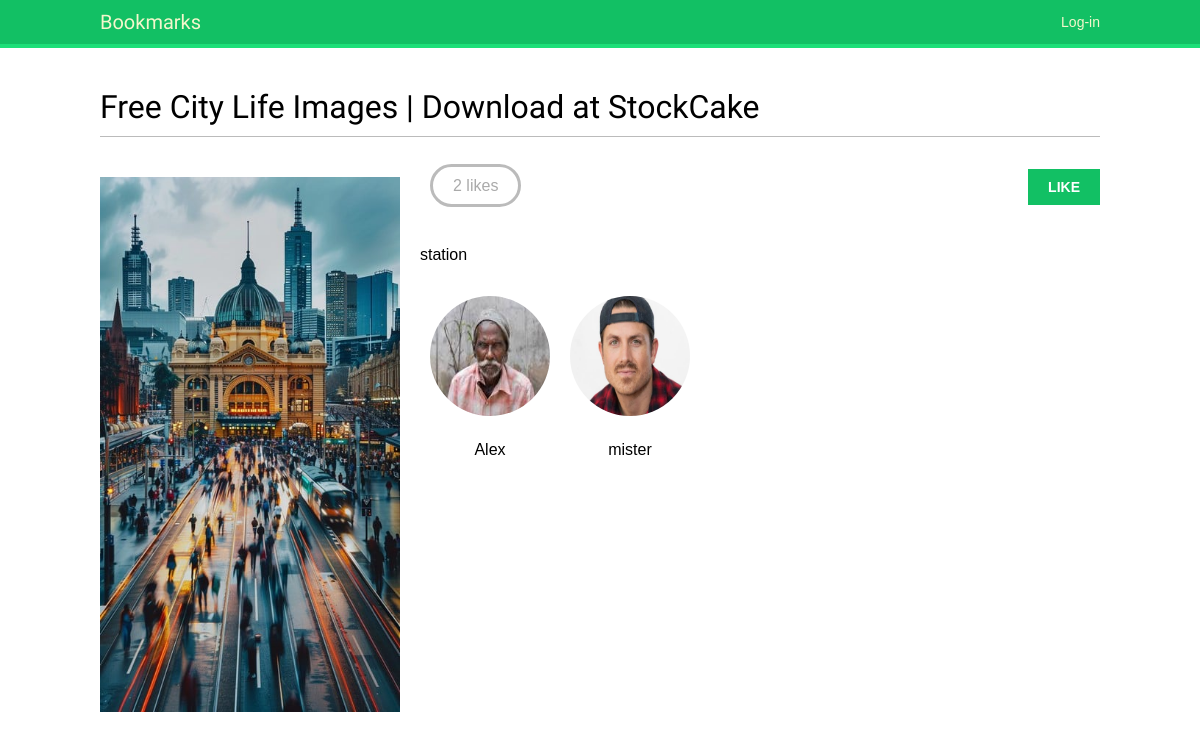
/images/detail/17/free-city-life-images-download-at-stockcake/, run on the app's committed database.
### images/models.py (models this page shows, shortened)
class Image(m.Model):
    user = m.ForeignKey(
        settings.AUTH_USER_MODEL,
        related_name="images_created",
        on_delete=m.CASCADE
    )
    title = m.CharField(max_length=200)
    slug = m.SlugField(max_length=200)
    url = m.URLField(max_length=2000)
    image = m.ImageField(upload_to="images/%Y/%m/%d/")
    description = m.TextField(blank=True)
    created = m.DateField(auto_now_add=True)
    users_like = m.ManyToManyField(settings.AUTH_USER_MODEL,
                                   related_name='images_liked',
                                   blank=True)
    class Meta:
        indexes = [m.Index(fields=["-created"])]
        ordering = ["-created"]

### account/models.py (models this page shows, shortened)
class Profile(models.Model):
    user = models.OneToOneField(settings.AUTH_USER_MODEL, on_delete=models.CASCADE)
    date_of_birth = models.DateField(blank=True, null=True)
    photo = models.ImageField(upload_to="users/%Y/%m/%d/", blank=True)

### images/views.py (the view)
# urls.py: path('detail/<int:id>/<slug:slug>/', views.image_detail, name='detail'),
def image_detail(request, id, slug):
    image = get_object_or_404(Image, id=id, slug=slug)
    return render(request,
                  'images/image/detail.html',
                  {'section': 'images',
                   'image': image})

### images/templates/images/image/detail.html (shortened to what this page needs)
{% extends "base.html" %}
{% block content %}
  <h1>{{ image.title }}</h1>
  {% load thumbnail %}
  <a href="{{ image.image.url }}">
    <img src="{% thumbnail image.image 200x0 %}" class="image-detail" alt="image">
  </a>
  {% with total_likes=image.users_like.count users_like=image.users_like.all %}
    <div class="image-info">
      <div>
        <span class="count">
          <span class="total">{{ total_likes }}</span>
          like{{ total_likes|pluralize }}
        </span>
        <a href="#" data-id="{{ image.id }}" data-action="{% if request.user in users_like %}un{% endif %}like"
        class="like button">
          {% if request.user not in users_like %}
            Like
          {% else %}
            Unlike
          {% endif %}
        </a>
      </div>
      {{ image.description|linebreaks }}
    </div>
    <div class="image-likes">
      {% for user in users_like %}
        <div>
          {% if user.profile.photo %}
            <img src="{{ user.profile.photo.url }}" alt="user photo">
          {% endif %}
          <p>{{ user.first_name }}</p>
        </div>
      {% empty %}
        Nobody likes this image yet.
      {% endfor %}
    </div>
  {% endwith %}
{% endblock content %}

### account/static/css/base1.css (style rules this page uses)
body { margin:0; padding:0; font-family:helvetica, sans-serif; }
p { line-height: 1.8; }
a { color:#12c064; text-decoration:none; }
h1, h2, h3, h4, h5 , h6 { font-family: 'Muli', sans-serif; font-weight:normal; }
h1 { border-bottom:1px solid #bbb; padding:0 0 10px 0; margin:10px 0 20px 0; }
input[type=submit], a.button { font-weight:bold; background:#12c064; color:#fff; padding:10px 20px; font-size:14px; text-transform:uppercase; }
.image-preview, .image-detail { max-width:300px; float:left; margin:0 20px 20px 0; }
.image-detail { margin-top:20px; }
.image-info div { padding:20px 0; overflow:auto; }
.count { color:#aaa; border:3px solid #bbb; border-radius:26px; padding:10px 20px; margin:20px 10px 0; }
a.like, a.follow { float:right; margin-top:-8px; }
.image-likes div { float:left; width:auto; padding:10px; text-align:center; }
.image-likes img { width:120px; height:120px; border-radius:50%; }

### data on the page
Image: title "Free City Life Images | Download at StockCake", image (picture), description "station"

### other printed values
{{ total_likes }} "2"
{{ user.first_name }} "Alex"
{{ user.first_name }} "mister"
